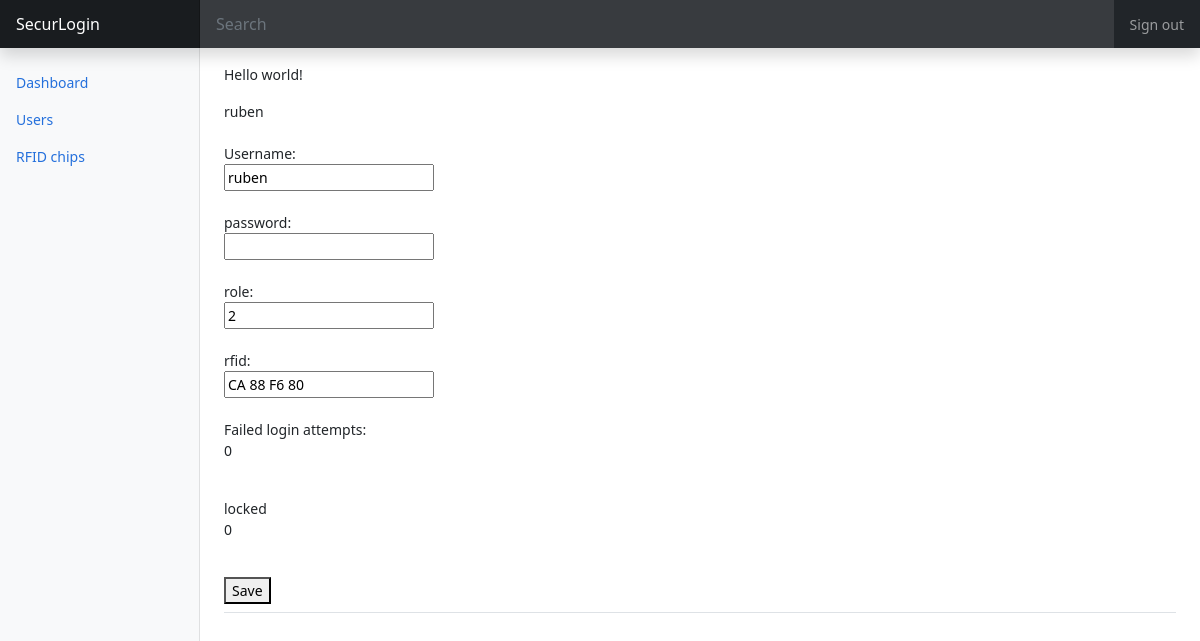
Page /user_edit/1 (signed in) on the committed database.
### tables this page shows
CREATE TABLE 'users' (
  'user_id' INTEGER PRIMARY KEY,
  'role' VARCHAR(50) NULL,
  'user_name' VARCHAR(50) NULL,
  'salt' VARCHAR(255) NULL,
  'password' VARCHAR(255) NULL,
  'RFID' VARCHAR(15) NULL,
  'Failed_Login_Attempts' INT NULL,
  'locked' BOOL NULL
  );

### app.py (the view, shortened to what this page needs)
@app.route('/user_edit/<id>', methods=['GET', 'POST'])
def user_edit(id):
    role = session.get('LoggedIn',0)
    if(role == 2):
        conn = sqlite3.connect('test.db')
        conn = sqlite3.connect('test.db')
        cursor = conn.execute('''SELECT * FROM `users` WHERE user_id = '%s' ''' % id)
        user = cursor.fetchone()
        msg = None
        return render_template('user_edit.html', title='user edit Dashboard', user = user, msg=msg)
    elif(role == 1):
        return redirect('user')
    else:
        return redirect('/')

### templates/user_edit.html (shortened to what this page needs)
{% extends 'adminbase.html' %}
{% block content %}
<form action="/{{ 'user_edit/' + user[0]|string }}" method="post">
	<p>Hello world!</p>{{ user[2] }}<br><br>
	<label>Username: </label><br>
	<input type="text" name="username" value="{{ user[2] }}"><br><br>
	<label>password:</label><br>
	<input type="password" name="password"><br><br>
	<label>role: </label><br>
	<input type="text" name="role" value="{{ user[1] }}"><br><br>
	<label>rfid:</label><br>
	<input type="text" name="rfid" value="{{ user[5] }}"><br><br>
	<label>Failed login attempts:</label><br>
	<p>{{ user[6] }}</p><br>
	<label>locked</label><br>
	<p>{{ user[7] }}</p>
	<br>
	<button type="submit">Save</button>
</form>
{% endblock content %}

### static/dashboard.css (style rules this page uses)
body { font-size: .875rem; }

### rows in the picture
users: user_name "ruben", username "ruben", role "2", rfid "CA 88 F6 80", Failed_Login_Attempts "0", locked "0"
